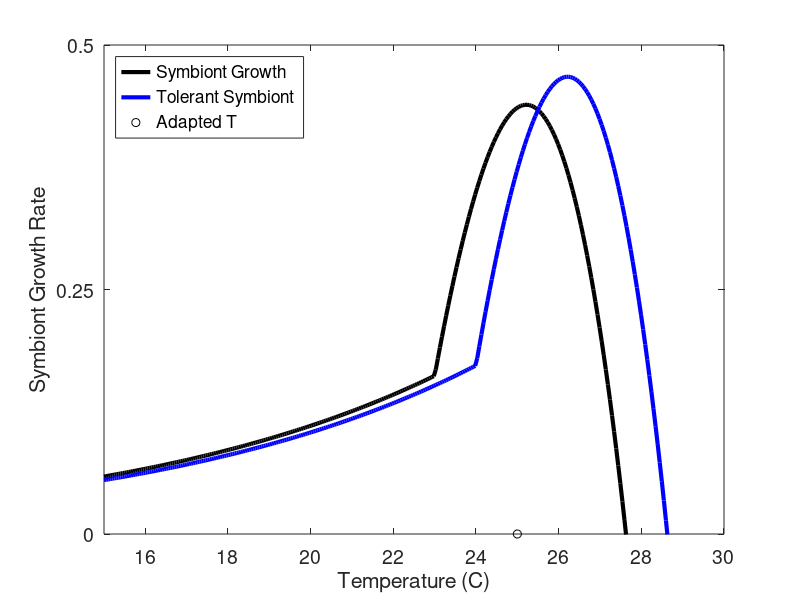

Here is the MATLAB script that generated this plot:
function growthRateCurveSummary()
    % This script is for visualizing the growth curve with representative
    % values to understand each term better
    % This particular version is cut down to just the final (July 2020) curves
    % for Figure S1.
    g0 = 25.0;
    SelVx = 3.4627; % for massive: 2.7702;
    b = 0.0633;
    a = 1.0768/12; %0.0879;
    vg = .0025;
    EnvVx = 0.0114;
    advantage = 1;
    g2 = g0 + advantage; % for heat tolerant symbiont; could be 0.5,1 or 1.5C advantage
    
    % Range to plot
    tMin = 15;
    tMax = 30;
    growthScale = [0 0.5];

    points = 300;
    temps = linspace(tMin, tMax, points);
    % The equation in the loop is exactly the one in timeIteration, other
    % than variable naming.
    
    % From timeIteration, June 19 2020:
    % ri(i,:) = (1- (vgi(i,:) + con.EnvVx + (min(2, gi(i,:) - temp(i))).^2) ./ (2*SelVx)) .* exp(con.b*min(2, temp(i) - gi(i,:))) * rm;
    % The new E221 curve:
    % ri(i,:) = (1- (vgi(i,:) + con.EnvVx + (min(2, gi(i,:) - temp(i))).^2) ./ (2*SelVx)) .* exp(con.b*min(0, temp(i) - gi(i,:) + 2)) * rm;

    % The curve plotted is known as E221, essentially the same as in the work
    % originally submitted, but with a correction.
    % 
    
    %% Now we can generate the curves from lists of inputs.
    % The values in mmx are
    % 1) M1 The value in the first min function.
    % 2) M2 The value in the "extra exponential", original an argument to "min",
    %    now a value added to gi.
    % 3) X a multiplier on the "b" growth constant meant to steepen the curve
    %    left of optimum.
    % 4) B to select optional equation forms, currently the +1 advantage for
    % shuffling.
    mmx = [[2 2 1 0]; [2 2 1 1]];
    labels = {'Symbiont Growth', 'Tolerant Symbiont'};
    styles = {'-k', '-b',  '--k', '--b', '.r', '.k'};   
    
    %%
    rates = NaN(points, size(mmx, 1));
    for j = 1:points
        T = temps(j);
        % Last term of Baskett 2009 eq. 3:
        rm  = a*exp(b*T); % maximum possible growth rate at optimal temp CK
        for curve = 1:size(mmx,1)
            M1 = mmx(curve, 1);  % These could be used directly in the
            M2 = mmx(curve, 2);  % equations, but this keeps them more readable.
            X = mmx(curve, 3);
            B = mmx(curve, 4);
            if B == 0
                g = g0;
            else
                g = g2;
            end
            mainPart = 1- (vg + EnvVx + min(M1, g - T).^2) ./ (2*SelVx);
            extraExp = exp(X * b*min(0, T - g + M2));
            rates(j, curve) = mainPart * extraExp * rm;
        end
    end
    

    figHandle = figure();
    set(figHandle, 'color', 'w', 'OuterPosition',[60 269 550 550]);
    %axes1 = axes;

    for curve = 1:size(mmx, 1)
        plot(temps, rates(:,curve), styles{curve}, 'LineWidth', 3, 'DisplayName', labels{curve}); % rate with 2 min
        hold on;
    end


    % optimum
    %plot([g g], growthScale, 'Color', [0.5 0.5 0.5], 'LineWidth', 1, 'DisplayName', 'mean genotype (g1m)');
    %plot([g2 g2], growthScale, 'Color', [0.5 0.5 0.5], 'LineWidth', 1, 'DisplayName', 'mean genotype (g2m)');
    plot(g0,growthScale(1),'ko', 'DisplayName', 'Adapted T');
    %plot(g2,.15,'kx','DisplayName', 'mean genotype (2)');

    legend('Location', 'NorthWest', 'FontSize', 12);
    ylim(growthScale);   
    xlim([tMin tMax]);    
    ylabel('Symbiont Growth Rate');
    xlabel('Temperature (C)');
    
    set(gca,'FontSize',14,'YTick',[0 0.25 0.5]);


    hold off;
    
    % Save figure using -cmyk colors using print function
    %print('-dpdf', 'SymGrowthCurve_071020.pdf', '-cmyk', '-bestfit');
    %print('-dpng', 'SymGrowthCurve_071020.png', '-cmyk');
end



